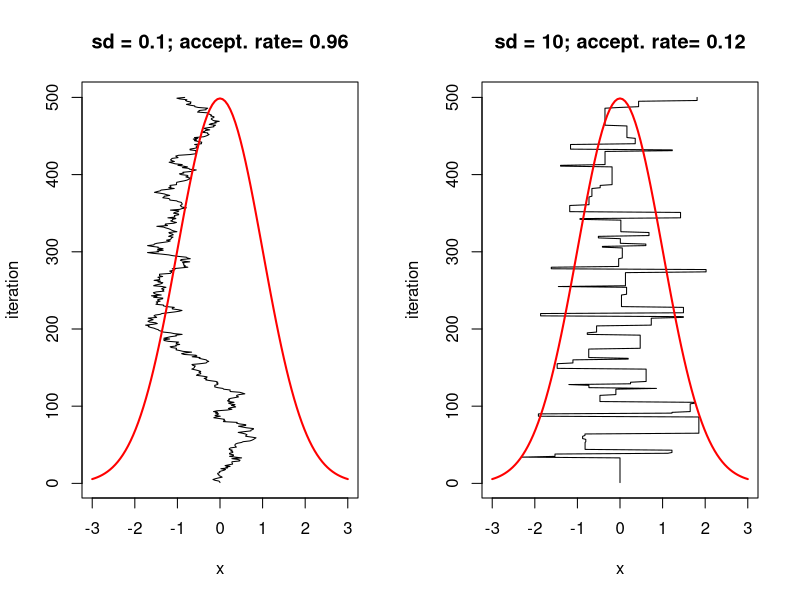

Reproduce this figure in R.
## ---- chunk 1
#| fig-align: center
log_target <- function(x) {
    -x^2/2
}
set.seed(2023)
m <- 500
x1 <- rep(0, m); x2 <- rep(0, m)
sd1 <- 0.1; sd2 <- 10
accept1 <- 0; accept2 <- 0
for(i in 2:m){
    x1_new <- rnorm(1, x1[i-1], sd1)
    x2_new <- rnorm(1, x2[i-1], sd2)
    r1 <- exp(log_target(x1_new) - log_target(x1[i-1]))
    r2 <- exp(log_target(x2_new) - log_target(x2[i-1]))
    if(runif(1) < r1){
        x1[i] <- x1_new; accept1 <- accept1 + 1
    } else {
        x1[i] <- x1[i-1]
    }
    if(runif(1) < r2){
        x2[i] <- x2_new; accept2 <- accept2 + 1
    } else {
        x2[i] <- x2[i-1]
    }
}

par(mfrow=c(1,2))
plot(x1, 1:m, type="l", xlab="x", ylab="iteration", 
     main=paste("sd = 0.1; accept. rate=", round(accept1/m, 2)), 
     xlim = c(-3,3))
curve(dnorm(x)/0.4*m, col="red", add=TRUE, lwd = 2)

plot(x2, 1:m, type="l", xlab="x", ylab="iteration", 
     main=paste("sd = 10; accept. rate=", round(accept2/m, 2)), 
     xlim = c(-3,3))
curve(dnorm(x)/0.4*m, col="red", add=TRUE, lwd = 2)





## ---- chunk 2

## ---- chunk 3
#| echo: true

max_iter <- 100

# Data
y <- c(28.39, 7.94, -2.75, 6.82, -0.64, 0.63, 18.01, 12.16)
sig2 <- c(14.9, 10.2, 16.3, 11.0, 9.4, 11.4, 10.4, 17.6)

# Variational parameter
var_par <- list(M_alpha = matrix(0, nrow = max_iter, ncol = 8), 
                S2_alpha = matrix(1, nrow = max_iter, ncol = 8),
                M_mu = rep(0, max_iter),
                S2_mu = rep(1, max_iter),
                B_tau = rep(1, max_iter))

for (i in 2:max_iter){
    for(j in 1:8){
        var_par$M_alpha[i, j] <- (var_par$B_tau[i-1] * y[j] + 3 * sig2[j] * 
                                      var_par$M_mu[i-1]) / 
            (3 * sig2[j] + var_par$B_tau[i-1])
        var_par$S2_alpha[i, j] <- var_par$B_tau[i-1] * sig2[j] / 
            (3 * sig2[j] + var_par$B_tau[i-1])
    }
    var_par$M_mu[i] <- mean(var_par$M_alpha[i, ])
    var_par$S2_mu[i] <- var_par$B_tau[i-1] / 24
    var_par$B_tau[i] <- 0.5*sum(var_par$S2_alpha[i, ]) + 
        0.5*sum(var_par$M_alpha[i, ]^2) - 
        sum(var_par$M_alpha[i, ]) * var_par$M_mu[i] +
        4*var_par$S2_mu[i] + 
        4*var_par$M_mu[i]^2
}
## ---- chunk 4

